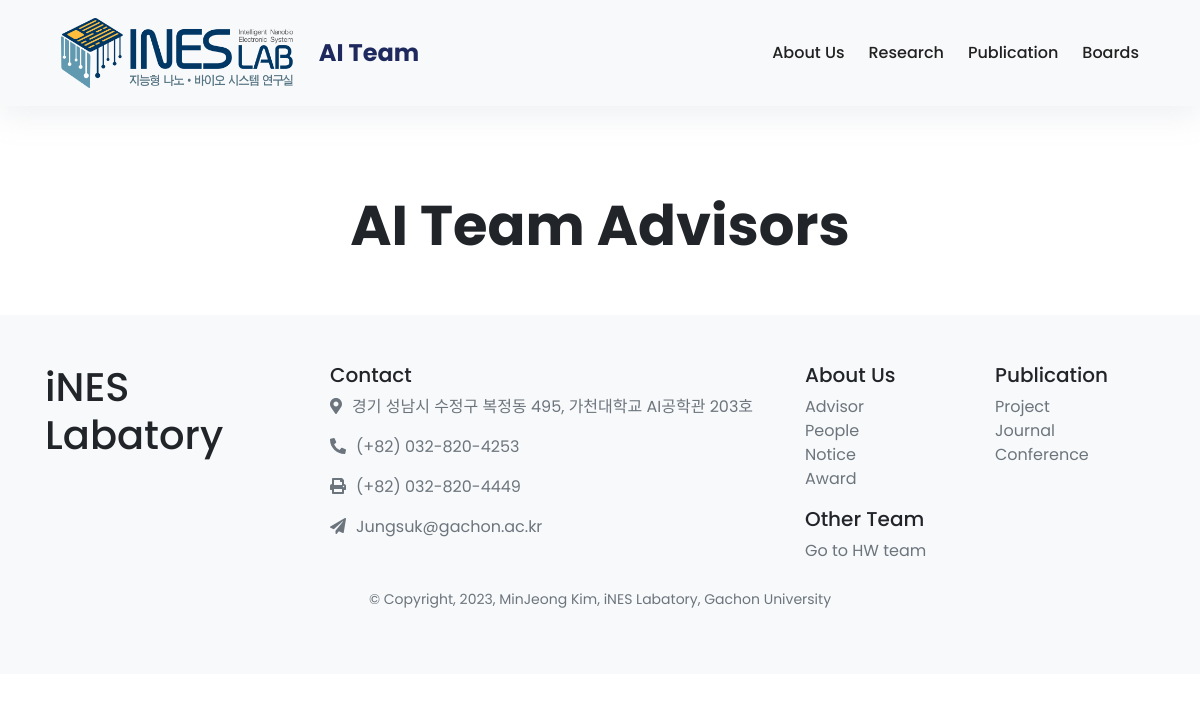
Page /ai/advisors/ on the earlier database version.
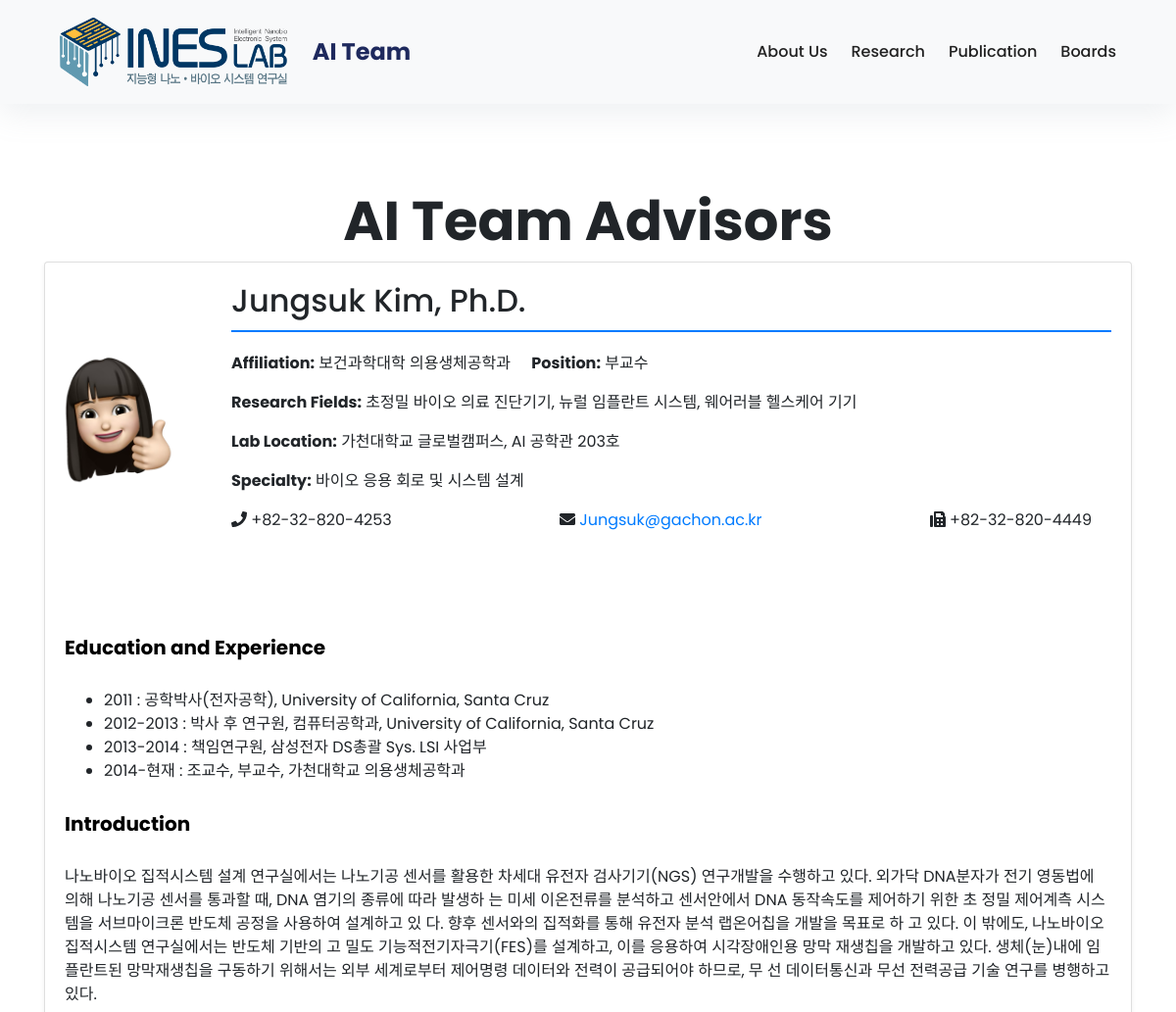
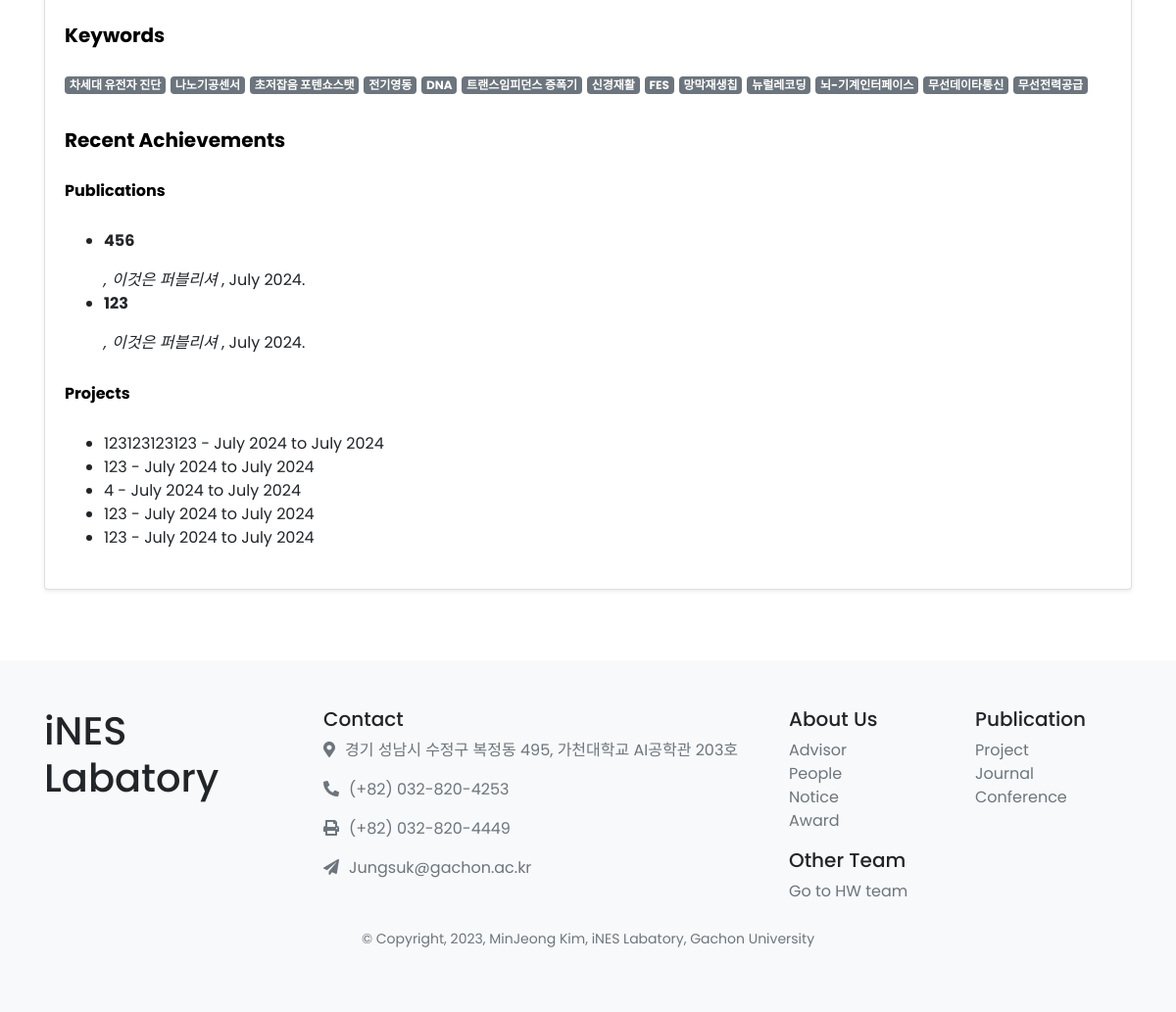
Same page on the later database version (2 pictures, top to bottom).
### advisor/models.py (models this page shows, shortened)
class Advisor(models.Model):
    TEAM_CHOICES = (
        ('AI', 'AI Team'),
        ('HW', 'HW Team'),
    )
    team = models.CharField(max_length=2, choices=TEAM_CHOICES, default='AI')
    name = models.CharField(max_length=100)
    affiliation = models.CharField(max_length=200)  # 소속
    position = models.CharField(max_length=200)  # 직위
    research_fields = models.TextField(blank=True, null=True)  # 연구분야
    lab_location = models.CharField(max_length=200)  # 연구실위치
    specialty = models.CharField(max_length=200, blank=True, null=True)  # 전공분야
    phone = models.CharField(max_length=20, blank=True, null=True)
    email = models.EmailField()
    fax = models.CharField(max_length=20, blank=True, null=True)
    introduction = models.TextField()  # 소개
    keywords = models.TextField()  # 키워드
    photo = models.FileField(upload_to="upload/advisor_photos/%Y/%m/%d/", blank=True, null=True)

class EducationExperience(models.Model):
    advisor = models.ForeignKey('Advisor', on_delete=models.CASCADE, related_name='education_experiences')
    date_range = models.CharField(max_length=200)  # 날짜 범위
    institution = models.CharField(max_length=255)  # 학교/기관
    position = models.CharField(max_length=255)  # 직책

### publications/models.py (models this page shows, shortened)
class Publication(models.Model):
    TYPE_CHOICES = [
        ('CONF', 'Conference'),
        ('JOUR', 'Journal'),
        ('SURV', 'Survey'),
    ]
    TEAM_CHOICES = (
        ('AI', 'AI Team'),
        ('HW', 'Hardware Team'),
    )
    team = models.CharField(max_length=2, choices=TEAM_CHOICES, default='HW')
    pub_type = models.CharField(max_length=4, choices=TYPE_CHOICES, default='JOUR')
    title = models.CharField(max_length=255)
    authors = models.TextField(blank=True)  # 참여하는 멤버들은 그냥 직접 작성하다는 점을 반영하여 TextField로 수정
    citation_text = models.TextField(blank=True)
    published_date = models.DateTimeField()
    doi_link = models.URLField()
    areas = models.ManyToManyField(Area, blank=True)  # 프로젝트 관련 영역
    pdf = models.FileField(upload_to='upload/publications/%Y/%m/%d/', null=True, blank=True)
    pdf_link = models.URLField(blank=True, null=True)
    publisher = models.CharField(max_length=200, blank=True, null=True)
    related_project = models.ForeignKey(Projects, on_delete=models.CASCADE, related_name='publications', null=True, blank=True)

### project/models.py (models this page shows, shortened)
class Projects(models.Model):
    TEAM_CHOICES = (
        ('AI', 'AI Team'),
        ('HW', 'Hardware Team'),
    )
    team = models.CharField(max_length=2, choices=TEAM_CHOICES, default='HW')
    name = models.CharField(max_length=255)
    description = models.TextField()  # Abstract으로 사용
    start_date = models.DateTimeField()
    end_date = models.DateTimeField()
    project_lead = models.ForeignKey(member_list, on_delete=models.CASCADE, related_name='project_lead')  # 프로젝트 리더
    members = models.ManyToManyField(member_list)  # 프로젝트에 참여하는 멤버들
    areas = models.ManyToManyField(Area, blank=True, null=True)  # 프로젝트 관련 영역
    keywords = models.CharField(max_length=255, blank=True, null=True)  # 키워드 필드
    github_link = models.URLField(max_length=200, blank=True, null=True)  # GitHub 링크
    paper_link = models.URLField(max_length=200, blank=True, null=True)  # 논문 링크
    other_link = models.URLField(max_length=200, blank=True, null=True)  # 기타 링크

### advisor/views.py (the view)
# urls.py: path('advisors/', advisor_views.advisor_list, {'team': 'ai'}, name='ai_advisors'),
def advisor_list(request, team):
    advisors = Advisor.objects.filter(team=team.upper())
    team_name = "AI" if team.lower() == "ai" else "HW"
    if team.lower() in ['ai', 'hw']:
        jeongseok_professor = Advisor.objects.filter(name="Jungsuk Kim", team="HW").first()
        if jeongseok_professor and jeongseok_professor not in advisors:
            advisors = list(advisors) + [jeongseok_professor]
    for advisor in advisors:
        advisor.keywords_list = advisor.keywords.split(',')
    recent_projects = Projects.objects.filter(team=team.upper()).order_by('-start_date')[:5]
    recent_publications = Publication.objects.filter(team=team.upper()).order_by('-published_date')[:5]
    context = {
        'advisors': advisors,
        'team': team_name,
        'recent_projects': recent_projects,
        'recent_publications': recent_publications
    }
    return render(request, 'labweb/advisor/advisor_list.html', context)

### templates/labweb/advisor/advisor_list.html (shortened to what this page needs)
{% extends 'labweb/base.html' %}
{% block content %}
<div class="container py-5">
    <br><br><br><br><br><br>
    <header class="text-center">
        <h1 class="display-4 font-weight-bold">{{ team }} Team Advisors</h1>
    </header>
    <div class="row">
        {% for advisor in advisors %}
        <div class="col-md-12">
            <div class="card mb-4 shadow-sm">
                <div class="advisor-info">
                    {% if advisor.photo %}
                    <img src="{{ advisor.photo.url }}" class="card-img-top" alt="{{ advisor.name }}">
                    {% endif %}
                    <div class="card-body">
                        <h2 class="advisor-header">{{ advisor.name }}, Ph.D.</h2>
                        <p><strong>Affiliation:</strong> {{ advisor.affiliation }} &nbsp;&nbsp;&nbsp; <strong>Position:</strong> {{ advisor.position }}</p>
                        <p><strong>Research Fields:</strong> {{ advisor.research_fields }}</p>
                        <p><strong>Lab Location:</strong> {{ advisor.lab_location }}</p>
                        <p><strong>Specialty:</strong> {{ advisor.specialty }}</p>
                        <div class="advisor-contact mt-3">
                            <p><i class="fas fa-phone"></i> {{ advisor.phone }}</p>
                            <p><i class="fas fa-envelope"></i> <a href="mailto:{{ advisor.email }}">{{ advisor.email }}</a></p>
                            <p><i class="fas fa-fax"></i> {{ advisor.fax }}</p>
                        </div>
                    </div>
                </div>
                <div class="card-body">
                    <h5 class="section-title">Education and Experience</h5>
                    <ul>
                        {% for edu in advisor.education_experiences.all %}
                        <li>{{ edu.date_range }} : {{ edu.position }}, {{ edu.institution }} </li>
                        {% endfor %}
                    </ul>
                    <h5 class="section-title">Introduction</h5>
                    <p>{{ advisor.introduction }}</p>
                    <h5 class="section-title">Keywords</h5>
                    <div class="badge-container">
                        {% for keyword in advisor.keywords_list %}
                        <span class="badge badge-secondary">{{ keyword }}</span>
                        {% endfor %}
                    </div>
                    <h5 class="section-title">Recent Achievements</h5>
                    <h6 class="section-title">Publications</h6>
                    <ul>
                        {% for publication in recent_publications %}
                        <li>
                            <p class="card-text" style="font-weight: bold; ">{{ publication.title }}</p>
                            <p class="card-text">{{ publication.authors|linebreaksbr }}
                                {% if publication.publisher %}
                                <span style="font-style: italic">, {{ publication.publisher }}</span>
                                {% endif %}
                                , {{ publication.published_date|date:"F Y" }}.
                            </p>
                        </li>
                        {% endfor %}
                    </ul>
                    <h6 class="section-title">Projects</h6>
                    <ul>
                        {% for project in recent_projects %}
                        <li>{{ project.name }} - {{ project.start_date|date:"F Y" }} to {{ project.end_date|date:"F Y" }}</li>
                        {% endfor %}
                    </ul>
                </div>
            </div>
        </div>
        {% endfor %}
    </div>
</div>
{% endblock %}

Differences in the rows shown:
added Advisor: photo (picture), name "Jungsuk Kim", affiliation "보건과학대학 의용생체공학과", position "부교수", research_fields "초정밀 바이오 의료 진단기기, 뉴럴 임플란트 시스템, 웨어러블 헬스케어 기기", lab_location "가천대학교 글로벌캠퍼스, AI 공학관 203호", specialty "바이오 응용 회로 및 시스템 설계", phone "+82-32-820-4253", email "Jungsuk@gachon.ac.kr", fax "+82-32-820-4449", introduction "나노바이오 집적시스템 설계 연구실에서는 나노기공 센서를 활용한 차세대 유전자 검사기기(NGS) 연구개발을 수행하고 있다. 외가닥 DNA분자가 전기 영동법에 의해 나노기공 센서를 통과할 때, DNA 염기의 종류에 따라 발생하 는 미세 이온전류를 분석하고 센서안에서 DNA 동작속도를 제어하기 위한 초 정밀 제어계측 시스템을 서브마이크론 반도체 공정을 사용하여 설계하고 있 다. 향후 센서와의 집적화를 통해 유전자 분석 랩온어칩을 개발을 목표로 하 고 있다. 이 밖에도, 나노바이오 집적시스템 연구실에서는 반도체 기반의 고 밀도 기능적전기자극기(FES)를 설계하고, 이를 응용하여 시각장애인용 망막 재생칩을 개발하고 있다. 생체(눈)내에 임플란트된 망막재생칩을 구동하기 위해서는 외부 세계로부터 제어명령 데이터와 전력이 공급되어야 하므로, 무 선 데이터통신과 무선 전력공급 기술 연구를 병행하고 있다.", keywords_list "차세대 유전자 진단" "나노기공센서" "초저잡음 포텐쇼스탯" "전기영동" "DNA" "트랜스임피던스 증폭기" "신경재활" "FES" "망막재생칩" "뉴럴레코딩" "뇌-기계인터페이스" "무선데이타통신" "무선전력공급"
added EducationExperience: date_range "2011", position "공학박사(전자공학)", institution "University of California, Santa Cruz"
added EducationExperience: date_range "2012-2013", position "박사 후 연구원, 컴퓨터공학과", institution "University of California, Santa Cruz"
added EducationExperience: date_range "2013-2014", position "책임연구원", institution "삼성전자 DS총괄 Sys. LSI 사업부"
added EducationExperience: date_range "2014-현재", position "조교수, 부교수", institution "가천대학교 의용생체공학과"
added Publication: title "456", publisher "이것은 퍼블리셔", published_date "July 2024"
added Publication: title "123", publisher "이것은 퍼블리셔", published_date "July 2024"
added Projects: name "123123123123", start_date "July 2024", end_date "July 2024"
added Projects: name "123", start_date "July 2024", end_date "July 2024"
added Projects: name "4", start_date "July 2024", end_date "July 2024"
added Projects: name "123", start_date "July 2024", end_date "July 2024"
added Projects: name "123", start_date "July 2024", end_date "July 2024"
